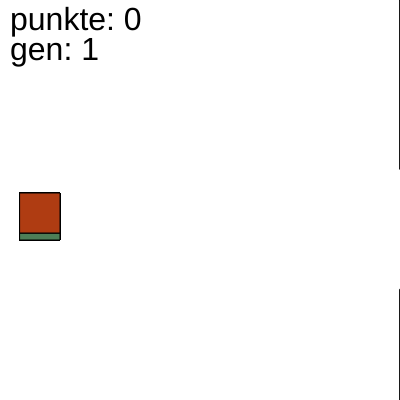
Frame 1 (no input)
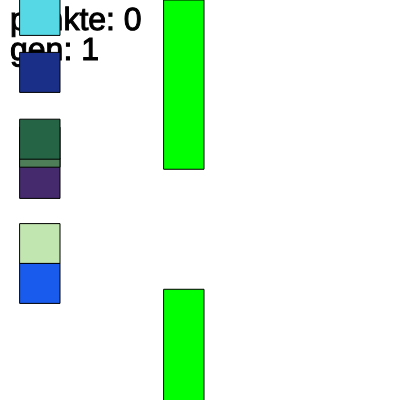
Frame 60 (no input)
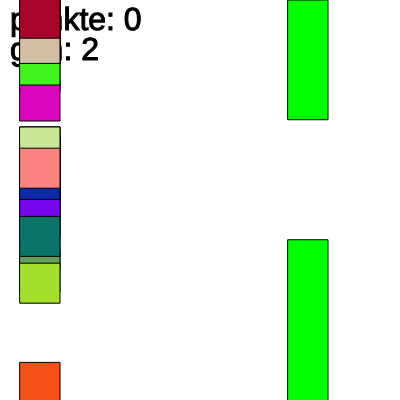
Frame 120 (the mouse pressed at the canvas centre since frame 60)

The p5.js sketch that drew these frames (run headless with seeded random() and noise() and a simulated clock; from frame 60 on, the mouse is pressed at the canvas centre):

// p5.js sketch
// ── sketch.js
let s
let starbird,starbrain
let game_speed_slider
let speed = 4
let points = 0,gen=1
let num_birds = 50
let birds = []
let show_brain=false
let show_brain_box

function draw_brain(x,y,weights,inputs,outputs){
  //print(weights)
  fill(255,0,0)
  for(let a=0;a<outputs;a++){
    p2x=100+x
    p2y=10+30*a+y
    noStroke()
    ellipse(p2x,p2y,10,10)
    for(let b=0;b<inputs;b++){
      p1x=10+x
      p1y=10+30*b+y
      noStroke()
      ellipse(p1x,p1y,10,10)
      //print((a)*inputs+b)
      strokeWeight(5)
      if((weights[a*inputs+b]>0)){
        stroke(0,(weights[a*inputs+b])*255,0)
        }else{
          //let g =(weights[a*inputs+b])*255
                  stroke(/*(weights[a*inputs+b])*255*/(weights[a*inputs+b])*-255,0,0)
          }
      line(p1x,p1y,p2x,p2y)
      }
    }
  noStroke()
  }

function mutate(_weights, amount) {

  let new_weights = []
  for (let i in _weights)
    for (let i = 0; i < _weights.length; i++) {
      new_weights[i] = _weights[i] + random(-amount, amount)
    }
  return new_weights
}

function get_inputs(a, b) {
  let inputs = [
    a.velY,
    b.x,
    a.y - b.upper,
    a.y - b.lower,
    a.y
  ]
  return inputs
}
class säule {
  constructor(x) {
    this.x = x
    this.dicke = 40
    this.lücke=120
    this.lower = random(height * 0.1, height * 0.9-this.lücke)
    this.upper = height - this.lücke - this.lower

  }
  move(amount) {
    this.x -= amount
  }
  show() {
    strokeWeight(1)
    fill(0, 255, 0)
    stroke(0)
    rect(this.x, 0, this.dicke, this.upper)
    rect(this.x, height - this.lower, this.dicke, height)
  }
}

class bird {
  constructor(x, y, size, gehirn = null, weights = null) {
    this.x = x
    this.y = y
    this.size = size
    this.velY = 0
    this.points = 0
    this.dead = false
    this.r = random(255)
    this.g = random(255)
    this.b = random(255)
    if (gehirn == null) {
      this.gehirn = new brain(5, 2, weights)
    } else {
      this.gehirn = gehirn
    }
  }
  show() {
    strokeWeight(1)
    stroke(0)
    fill(this.r, this.g, this.b)
    rect(this.x, this.y, this.size, this.size)
  }
  uptmov() {
    this.y += this.velY
    this.velY += 0.4
  }
  die() {
    this.x = this.y = this.velY = 0
    this.dead = true
  }
  flap() {
    this.velY = (-7)
    //print("flap")
  }
  has_collided(thing) {
    let result = false
    if (this.y + this.size > height) {
      return true
    }
    if (this.y < thing.upper || this.y + this.size > width - thing.lower) {
      if (this.x + this.size > thing.x && this.x < thing.x + thing.dicke) {
        result = true
      }
    }
    return result
  }
}

class brain {
  constructor(num_inputs, num_outputs, weights = null) {
    //print("new brain")
    this.num_inputs = num_inputs
    this.num_outputs = num_outputs
    if (weights == null) {
      this.weights = []
      for (let a = 0; a < num_outputs; a++) {
        for (let b = 0; b < num_inputs; b++) {
          let weight = random(-1, 1)
          this.weights.push(weight)
        }
      }
    } else {
      this.weights = weights
      //print("weights assigned")
    }
  }
  think(inputs) {
    let result = []
    for (let a = 0; a < this.num_outputs; a++) {
      result[a] = 0
      for (let b = 0; b < this.num_inputs; b++) {
        result[a] += this.weights[(a + 1) * b] * inputs[b]
      }
    }
    return result
  }
}

function setup() {
  createCanvas(400, 400)
  randomSeed(Date.now())
  frameRate(1000)
  show_brain_box=createCheckbox("Gehirn zeigen?",false)
  show_brain_box.changed(show_brain_event)
  game_speed_slider=createSlider(1,100,1)
  s = new säule(width)
  for (let i = 0; i < num_birds; i++) {
    birds[i] = new bird(20, height / 2, 40)
  }
  starbird = new bird(20, height / 2, 40)
  starbrain=starbird.gehirn.weights
}

function draw() {
  let num_speed_iter=game_speed_slider.value()
  for(let speed_iter=0;speed_iter<num_speed_iter;speed_iter++){
  background(255)
  let points_changed = false
  textSize(32)
 
    if(show_brain){
 draw_brain(200,200,starbrain,5,2)}
     fill(0, 0, 0)
  text("punkte: " + points, 10, 30)
  text("gen: "+gen,10,60)
  s.show()
  s.move(speed)
  let i = 0
  for (let b of birds) {
    if (!b.dead) {
      starbird = b
      i++
      //print(b)
      result = b.gehirn.think(get_inputs(b, s))
      if (result[0] > result[1]) {
        b.flap()
      }
      b.uptmov()
      b.show()
      if (b.has_collided(s)) {
        b.die()
        b.points = 0
      }
      if (b.x > s.x + s.dicke) {
        b.points++
        //print("tada")
        points_changed = true
        s = new säule(width)
      }
    }
  }
  if (points_changed) {
    points++
  }
  if (i == 0) {
    //print("new gen")
    gen++
    s = new säule(width)
    birds = []
    for (i = 1; i < num_birds; i++) {
      new_weights = mutate(starbird.gehirn.weights, 0.4)
     // print(starbird.gehirn.weights)
      // print(new_weights)
      let gehirn = new brain(5, 2)
        gehirn.weights = new_weights
      b = new bird(20, height / 2, 40, gehirn)
      birds[i] = b
    }
    birds[0] = starbird
    starbrain=starbird.gehirn.weights
    points=0
  }
    }
}
function show_brain_event(){
  show_brain=this.checked()
  }
